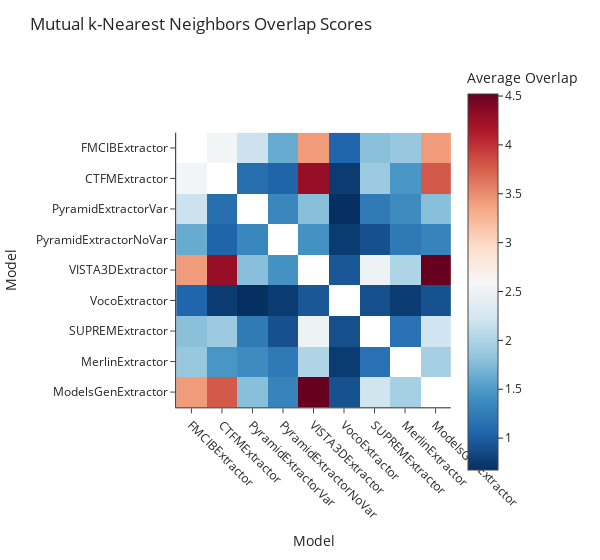

The cell this chart's notebook holds for it:
### Code cell
model_features = extract_model_features(data)
model_neighbors = compute_knn_indices(model_features, num_neighbors=10, metric="cosine")
overlap_matrix, model_list = compute_overlap_matrix(model_neighbors)
fig = plot_overlap_matrix(overlap_matrix, model_list)
fig.show()

### Figure 1 — Plotly figure (JSON) as saved in the notebook; plotly's stock layout.template omitted (floating-point values rounded to 4 significant figures)
{"data": [{"coloraxis": "coloraxis", "hovertemplate": "Model: %{x}<br>Model: %{y}<br>Average Overlap: %{z}<extra></extra>", "name": "0", "type": "heatmap", "x": ["FMCIBExtractor", "CTFMExtractor", "PyramidExtractorVar", "PyramidExtractorNoVar", "VISTA3DExtractor", "VocoExtractor", "SUPREMExtractor", "MerlinExtractor", "ModelsGenExtractor"], "xaxis": "x", "y": ["FMCIBExtractor", "CTFMExtractor", "PyramidExtractorVar", "PyramidExtractorNoVar", "VISTA3DExtractor", "VocoExtractor", "SUPREMExtractor", "MerlinExtractor", "ModelsGenExtractor"], "yaxis": "y", "z": [[null, 2.549, 2.181, 1.625, 3.424, 1.062, 1.792, 1.861, 3.424], [2.549, null, 1.132, 1.049, 4.278, 0.75, 1.889, 1.465, 3.785], [2.181, 1.132, null, 1.34, 1.785, 0.6736, 1.229, 1.382, 1.778], [1.625, 1.049, 1.34, null, 1.438, 0.7569, 0.9028, 1.222, 1.306], [3.424, 4.278, 1.785, 1.438, null, 0.9514, 2.493, 2.007, 4.521], [1.062, 0.75, 0.6736, 0.7569, 0.9514, null, 0.8958, 0.7569, 0.9167], [1.792, 1.889, 1.229, 0.9028, 2.493, 0.8958, null, 1.153, 2.215], [1.861, 1.465, 1.382, 1.222, 2.007, 0.7569, 1.153, null, 1.944], [3.424, 3.785, 1.778, 1.306, 4.521, 0.9167, 2.215, 1.944, null]]}], "layout": {"coloraxis": {"colorbar": {"title": {"text": "Average Overlap"}}, "colorscale": [[0, "rgb(5,48,97)"], [0.1, "rgb(33,102,172)"], [0.2, "rgb(67,147,195)"], [0.3, "rgb(146,197,222)"], [0.4, "rgb(209,229,240)"], [0.5, "rgb(247,247,247)"], [0.6, "rgb(253,219,199)"], [0.7, "rgb(244,165,130)"], [0.8, "rgb(214,96,77)"], [0.9, "rgb(178,24,43)"], [1, "rgb(103,0,31)"]]}, "margin": {"t": 60}, "title": {"text": "Mutual k-Nearest Neighbors Overlap Scores"}, "width": 600, "xaxis": {"anchor": "y", "constrain": "domain", "domain": [0, 1], "scaleanchor": "y", "tickangle": 45, "title": {"text": "Model"}}, "yaxis": {"anchor": "x", "autorange": "reversed", "constrain": "domain", "domain": [0, 1], "title": {"text": "Model"}}}}
